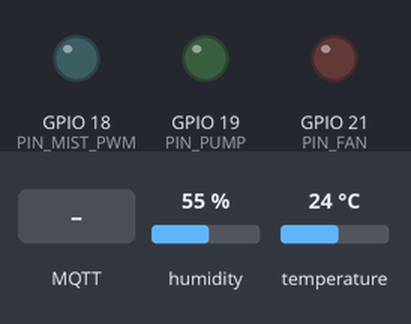
The sketch below on a simulated ESP32. On the bench: output pins drawn as LEDs (lit = HIGH). The test bench sets the inputs (shaded band); at power-on: humidity 55 %, temperature 24 °C. WiFi joins after 1.5 s; servers stay silent unless stated; a WiFi scan finds three made-up networks; random numbers use the default seed unless the sketch sets one; no MQTT or app messages arrive unless stated; what the sketch prints to the serial monitor is not drawn.

Above: at 1.7 s.
1.8 s: humidity set to 41 %
6.5 s: humidity set to 38 %
At 7.4 s:
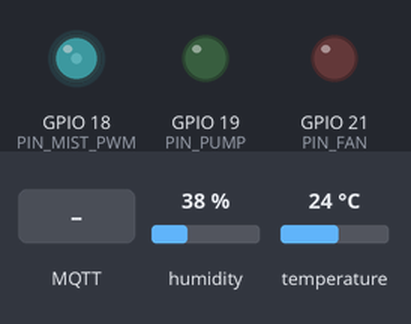
8.0 s: MQTT message "ON" arrives on the first subscribed topic
At 9.2 s:
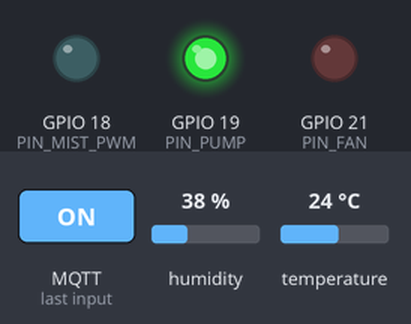
9.5 s: MQTT message "ON" arrives on the second subscribed topic
At 10.7 s:
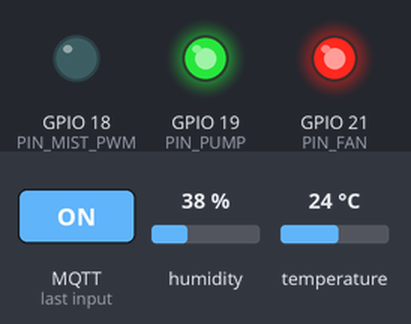
11.0 s: MQTT message "OFF" arrives on the first subscribed topic
At 11.6 s:
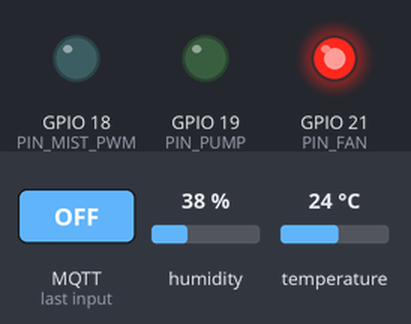
12.5 s: MQTT message "OFF" arrives on the second subscribed topic
At 12.8 s:
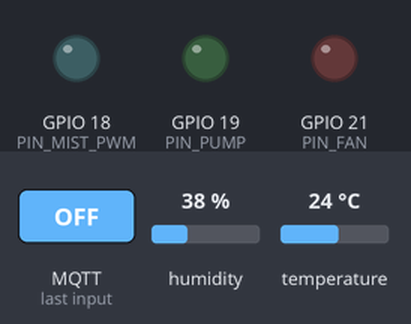
Timing chart, 0 to 15.1 s (numbered marks = the images above; inputs shaded):
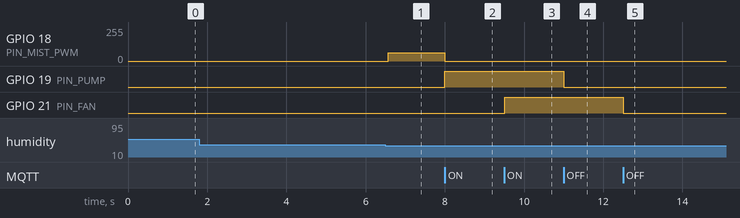

Measured:
- the behaviour switches between 40 and 39 % on humidity (found by bisection; images 0 and 1)
- after the input at 1.8 s, every drawn part: stays the same
- after the input at 6.5 s, GPIO 18 (PIN_MIST_PWM): 0/255 → 63/255 after 0.07 s
- after the input at 8.0 s, GPIO 18 (PIN_MIST_PWM): 63/255 → 0/255 at once; GPIO 19 (PIN_PUMP): LOW → HIGH at once
- after the input at 9.5 s, GPIO 21 (PIN_FAN): LOW → HIGH at once
- after the input at 11.0 s, GPIO 19 (PIN_PUMP): HIGH → LOW at once
- after the input at 12.5 s, GPIO 21 (PIN_FAN): HIGH → LOW at once

The sketch:

sketch.ino
```cpp
#include <Arduino.h>
#include <WiFi.h>
#include <PubSubClient.h>
#include <DHTesp.h>
#include <ArduinoJson.h>

// ===================== 1. ĐỊNH NGHĨA CHÂN PHẦN CỨNG =====================
#define PIN_DHT       15
#define PIN_MIST_PWM  18  // LED Cyan: Đại diện Máy phun sương (PWM)
#define PIN_PUMP      19  // LED Green: Đại diện Máy bơm nước
#define PIN_FAN       21  // LED Red: Đại diện Quạt thông gió

#define PWM_FREQ      5000
#define PWM_RES       8
#define PWM_CHANNEL   0

// ===================== 2. CẤU HÌNH WIFI & MQTT BROKER ===================
const char* HOME_WIFI_SSID = "TEN_WIFI_NHA_BAN";
const char* HOME_WIFI_PASS = "MAT_KHAU_WIFI_NHA_BAN";

const char* WOKWI_SSID     = "Wokwi-GUEST";
const char* WOKWI_PASS     = "";

const char* MQTT_BROKER    = "broker.emqx.io";
const int   MQTT_PORT      = 1883;

const char* TOPIC_TELEMETRY = "vuon/cafe_hotieu/telemetry";
const char* TOPIC_TEMP      = "vuon/cafe_hotieu/sensor/temp";
const char* TOPIC_HUM       = "vuon/cafe_hotieu/sensor/hum";
const char* TOPIC_STATUS    = "vuon/cafe_hotieu/status";
const char* TOPIC_LWT       = "vuon/cafe_hotieu/lwt";
const char* TOPIC_CMD_PUMP  = "vuon/cafe_hotieu/cmd/pump";
const char* TOPIC_CMD_FAN   = "vuon/cafe_hotieu/cmd/fan";
const char* TOPIC_CMD_MODE  = "vuon/cafe_hotieu/cmd/mode";

// ===================== 3. CẤU TRÚC DỮ LIỆU & RTOS HANDLES ===============
typedef struct {
  float temp;
  float hum;
  uint32_t ts;
  bool sensorError;
} SensorData_t;

QueueHandle_t dataQueue;
QueueHandle_t dataAlert;
SemaphoreHandle_t serialMutex;

volatile bool isAutoMode     = true;
volatile bool pumpState      = false;
volatile bool fanState       = false;
volatile int  mistPowerPct   = 0;
volatile bool stateChanged   = true;
String mistStatusText        = "ON DINH (40% - 60%)";

enum MistState_t {
  MIST_IDLE,
  MIST_ACTIVE,
  MIST_COOLDOWN
};
volatile MistState_t currentMistState = MIST_IDLE;
unsigned long stateStartTime = 0;
unsigned long activeDurationMs = 0;
const unsigned long COOLDOWN_DURATION_MS = 30000;
bool needHysteresisRecovery = false;

DHTesp dht;
WiFiClient espClient;
PubSubClient mqttClient(espClient);

// ===================== 4. HÀM TIỆN ÍCH ===================================
void setMistPWM(int percent) {
  mistPowerPct = percent;
  int duty = (percent * 255) / 100;
#if ESP_ARDUINO_VERSION >= ESP_ARDUINO_VERSION_VAL(3, 0, 0)
  ledcWrite(PIN_MIST_PWM, duty);
#else
  ledcWrite(PWM_CHANNEL, duty);
#endif
}

void safePrintln(String msg) {
  if (xSemaphoreTake(serialMutex, pdMS_TO_TICKS(200)) == pdTRUE) {
    Serial.println(msg);
    xSemaphoreGive(serialMutex);
  }
}

// ===================== 5. CALLBACK NHẬN LỆNH TỪ WEB ======================
void mqttCallback(char* topic, byte* payload, unsigned int length) {
  String msg = "";
  for (unsigned int i = 0; i < length; i++) {
    msg += (char)payload[i];
  }
  msg.trim();
  String topicStr = String(topic);

  // 1. Đổi chế độ AUTO / MANUAL
  if (topicStr == TOPIC_CMD_MODE) {
    if (msg.equalsIgnoreCase("MANUAL")) {
      isAutoMode = false;
      currentMistState = MIST_IDLE;
      needHysteresisRecovery = false;
      setMistPWM(0);
      mistStatusText = "MANUAL MODE";
      safePrintln("[Che do] -> CHUYEN SANG CHE DO THU CONG (MANUAL)");
    } else if (msg.equalsIgnoreCase("AUTO")) {
      isAutoMode = true;
      currentMistState = MIST_IDLE;
      mistStatusText = "AUTO STANDBY";
      safePrintln("[Che do] -> CHUYEN SANG CHE DO TU DONG (AUTO)");
    }
    stateChanged = true;
  }
  // 2. Điều khiển Máy bơm (Tự động chuyển sang MANUAL để người dùng toàn quyền)
  else if (topicStr == TOPIC_CMD_PUMP) {
    isAutoMode = false;
    currentMistState = MIST_IDLE;
    setMistPWM(0);
    mistStatusText = "MANUAL MODE";

    if (msg.equalsIgnoreCase("ON") || msg == "1") {
      pumpState = true;
      digitalWrite(PIN_PUMP, HIGH);
      safePrintln("[Dieu khien] -> MAY BOM: DANG HOAT DONG (ON) | Bom: DANG CHAY (ON) | Quat: " + String(fanState ? "DANG CHAY (ON)" : "TAT (OFF)"));
    } else if (msg.equalsIgnoreCase("OFF") || msg == "0") {
      pumpState = false;
      digitalWrite(PIN_PUMP, LOW);
      safePrintln("[Dieu khien] -> MAY BOM: DA TAT (OFF) | Bom: TAT (OFF) | Quat: " + String(fanState ? "DANG CHAY (ON)" : "TAT (OFF)"));
    }
    stateChanged = true;
  }
  // 3. Điều khiển Quạt thông gió (Tự động chuyển sang MANUAL để người dùng toàn quyền)
  else if (topicStr == TOPIC_CMD_FAN) {
    isAutoMode = false;
    currentMistState = MIST_IDLE;
    setMistPWM(0);
    mistStatusText = "MANUAL MODE";

    if (msg.equalsIgnoreCase("ON") || msg == "1") {
      fanState = true;
      digitalWrite(PIN_FAN, HIGH);
      safePrintln("[Dieu khien] -> QUAT THONG GIO: DANG HOAT DONG (ON) | Bom: " + String(pumpState ? "DANG CHAY (ON)" : "TAT (OFF)") + " | Quat: DANG CHAY (ON)");
    } else if (msg.equalsIgnoreCase("OFF") || msg == "0") {
      fanState = false;
      digitalWrite(PIN_FAN, LOW);
      safePrintln("[Dieu khien] -> QUAT THONG GIO: DA TAT (OFF) | Bom: " + String(pumpState ? "DANG CHAY (ON)" : "TAT (OFF)") + " | Quat: TAT (OFF)");
    }
    stateChanged = true;
  }
}

void publishDeviceStatus() {
  if (!mqttClient.connected()) return;
  JsonDocument doc;
  doc["mode"]       = isAutoMode ? "AUTO" : "MANUAL";
  doc["pump"]       = pumpState ? "ON" : "OFF";
  doc["fan"]        = fanState ? "ON" : "OFF";
  doc["mist"]       = mistPowerPct;
  doc["mistStatus"] = mistStatusText;

  char buffer[256];
  serializeJson(doc, buffer);
  mqttClient.publish(TOPIC_STATUS, buffer, true);
}

// ===================== 6. TASK 1: ĐỌC CẢM BIẾN (CORE 1) ==================
void TaskReadSensor(void* pvParameters) {
  float tempBuf[3] = {0}, humBuf[3] = {0};
  int bufIdx = 0, validCount = 0, errorStreak = 0;

  for (;;) {
    TempAndHumidity raw = dht.getTempAndHumidity();

    if (isnan(raw.temperature) || isnan(raw.humidity)) {
      errorStreak++;
      safePrintln("[Task Doc Data - Core " + String(xPortGetCoreID()) + "] CANH BAO: Loi doc cam bien DHT22! (Lan " + String(errorStreak) + ")");

      if (errorStreak >= 5) {
        SensorData_t errData = {0.0, -1.0, millis() / 1000, true};
        xQueueSend(dataQueue, &errData, pdMS_TO_TICKS(50));
        float safeHum = 50.0;
        xQueueOverwrite(dataAlert, &safeHum);
      }
    } else {
      errorStreak = 0;
      int prevIdx = (bufIdx + 2) % 3;

      if (validCount > 0 && (abs(raw.humidity - humBuf[prevIdx]) > 2.0 || abs(raw.temperature - tempBuf[prevIdx]) > 1.0)) {
        for (int i = 0; i < 3; i++) {
          tempBuf[i] = raw.temperature;
          humBuf[i]  = raw.humidity;
        }
        validCount = 3;
      } else {
        tempBuf[bufIdx] = raw.temperature;
        humBuf[bufIdx]  = raw.humidity;
        bufIdx = (bufIdx + 1) % 3;
        if (validCount < 3) validCount++;
      }

      float avgTemp = 0, avgHum = 0;
      for (int i = 0; i < validCount; i++) {
        avgTemp += tempBuf[i];
        avgHum  += humBuf[i];
      }
      avgTemp /= validCount;
      avgHum  /= validCount;

      SensorData_t cleanData;
      cleanData.temp        = round(avgTemp * 10.0) / 10.0;
      cleanData.hum         = round(avgHum * 10.0) / 10.0;
      cleanData.ts          = millis() / 1000;
      cleanData.sensorError = false;

      // Khớp chính xác chuỗi định dạng ở Kịch bản 1 & 6
      String logMsg = "[Task Doc Data - Core " + String(xPortGetCoreID()) + "] "
                    + "Nhiet do: " + String(cleanData.temp, 1) + " C | "
                    + "Do am: " + String(cleanData.hum, 1) + " % | "
                    + "Che do: " + (isAutoMode ? "AUTO" : "MANUAL")
                    + " | Phun suong: " + String(mistPowerPct) + "%"
                    + " | Bom: " + (pumpState ? "DANG CHAY (ON)" : "TAT (OFF)")
                    + " | Quat: " + (fanState ? "DANG CHAY (ON)" : "TAT (OFF)");
      safePrintln(logMsg);

      xQueueSend(dataQueue, &cleanData, pdMS_TO_TICKS(50));
      xQueueOverwrite(dataAlert, &cleanData.hum);
    }

    vTaskDelay(pdMS_TO_TICKS(2000));
  }
}

// ===================== 7. TASK 2: CẢNH BÁO & ĐIỀU KHIỂN (CORE 1) =========
void TaskAlertControl(void* pvParameters) {
  float currentHum = 52.0;

  for (;;) {
    xQueueReceive(dataAlert, &currentHum, pdMS_TO_TICKS(50));
    unsigned long now = millis();

    if (isAutoMode) {
      // Kịch bản 6a: Quá ẩm (> 60%) -> Tắt phun sương, tự động bật Quạt thông gió
      if (currentHum > 60.0) {
        if (currentMistState != MIST_IDLE || mistPowerPct > 0) {
          setMistPWM(0);
          currentMistState = MIST_IDLE;
          needHysteresisRecovery = false;
        }
        if (!fanState) {
          fanState = true;
          digitalWrite(PIN_FAN, HIGH);
          stateChanged = true;
          safePrintln("[Task Canh Bao - Core " + String(xPortGetCoreID()) + "] Do am > 60%! Tat phun suong & Bat Quat chong nam.");
        }
        mistStatusText = "QUA AM (>60%) - DANG THONG GIO";
      }
      else {
        if (fanState && currentHum <= 58.0) {
          fanState = false;
          digitalWrite(PIN_FAN, LOW);
          stateChanged = true;
          safePrintln("[Task Canh Bao - Core " + String(xPortGetCoreID()) + "] Do am an toan (<= 58%) -> Tat Quat chong nam.");
        }

        // Kịch bản 5: Ngưỡng nghỉ Hysteresis >= 45.0%
        if (currentHum >= 45.0) {
          needHysteresisRecovery = false;
          if (currentMistState == MIST_IDLE && mistPowerPct == 0) {
            mistStatusText = "ON DINH (40% - 60%)";
          }
        }

        switch (currentMistState) {
          case MIST_IDLE:
            if (currentHum < 40.0 || (needHysteresisRecovery && currentHum < 45.0)) {
              needHysteresisRecovery = true;
              stateStartTime = now;
              currentMistState = MIST_ACTIVE;

              if (currentHum < 30.0) {
                // Kịch bản 4: Mức 3 (< 30%) -> 100% trong 30s
                setMistPWM(100);
                activeDurationMs = 30000;
                mistStatusText = "PHUN 100% (30s) - Am < 30%";
                safePrintln("[Task Canh Bao - Core " + String(xPortGetCoreID()) + "] CANH BAO DO (<30%): Bat phun suong 100% trong 30s!");
              }
              else if (currentHum < 35.0) {
                // Kịch bản 3: Mức 2 (30% - 35%) -> 50% trong 20s
                setMistPWM(50);
                activeDurationMs = 20000;
                mistStatusText = "PHUN 50% (20s) - Am 30-35%";
                safePrintln("[Task Canh Bao - Core " + String(xPortGetCoreID()) + "] CANH BAO VANG (30-35%): Bat phun suong 50% trong 20s!");
              }
              else {
                // Kịch bản 2 & 5: Mức 1 (35% - 40% hoặc bù Hysteresis 40% - 45%) -> 25% trong 10s
                setMistPWM(25);
                activeDurationMs = 10000;
                mistStatusText = "PHUN 25% (10s) - Am 35-40%";
                safePrintln("[Task Canh Bao - Core " + String(xPortGetCoreID()) + "] CANH BAO NHE (35-40%): Bat phun suong 25% trong 10s!");
              }
              stateChanged = true;
            }
            break;

          case MIST_ACTIVE:
            if (now - stateStartTime >= activeDurationMs) {
              setMistPWM(0);
              currentMistState = MIST_COOLDOWN;
              stateStartTime = now;
              mistStatusText = "COOLDOWN (Nghi 30s cho khuech tan)";
              stateChanged = true;
              safePrintln("[Task Canh Bao - Core " + String(xPortGetCoreID()) + "] Hoan tat chu ky phun -> Chuyen sang Cooldown 30s.");
            }
            break;

          case MIST_COOLDOWN:
            if (now - stateStartTime >= COOLDOWN_DURATION_MS) {
              currentMistState = MIST_IDLE;
              mistStatusText = "DANG DANH GIA LAI DO AM";
              stateChanged = true;
              safePrintln("[Task Canh Bao - Core " + String(xPortGetCoreID()) + "] Het thoi gian Cooldown -> San sang chu ky do moi.");
            }
            break;
        }
      }
    }
  }
}

// ===================== 8. TASK 3: TRUYỀN NHẬN WIFI & MQTT (CORE 0) =======
void TaskMqttComm(void* pvParameters) {
  unsigned long lastWifiCheck = 0;
  unsigned long lastMqttRetry = 0;
  bool useWokwiWifi = false;
  SensorData_t rxData;

  WiFi.mode(WIFI_STA);

  int n = WiFi.scanNetworks();
  for (int i = 0; i < n; i++) {
    if (WiFi.SSID(i) == String(WOKWI_SSID)) {
      useWokwiWifi = true;
      break;
    }
  }

  if (useWokwiWifi) {
    safePrintln("[Task Truyen Data - Core 0] Ket noi qua mang may tinh (Wokwi-GUEST)...");
    WiFi.begin(WOKWI_SSID, WOKWI_PASS);
  } else {
    safePrintln("[Task Truyen Data - Core 0] Ket noi WiFi: " + String(HOME_WIFI_SSID));
    WiFi.begin(HOME_WIFI_SSID, HOME_WIFI_PASS);
  }

  mqttClient.setServer(MQTT_BROKER, MQTT_PORT);
  mqttClient.setCallback(mqttCallback);

  for (;;) {
    unsigned long now = millis();

    if (WiFi.status() != WL_CONNECTED) {
      if (now - lastWifiCheck >= 5000) {
        lastWifiCheck = now;
        safePrintln("[Task Truyen Data - Core 0] Dang thu ket noi lai WiFi...");
        WiFi.reconnect();
      }
      vTaskDelay(pdMS_TO_TICKS(100));
      continue;
    }

    if (!mqttClient.connected()) {
      if (now - lastMqttRetry >= 5000) {
        lastMqttRetry = now;
        String clientId = "ESP32_CoffeeGarden_" + String(random(1000, 9999));
        safePrintln("[Task Truyen Data - Core 0] Dang ket noi MQTT Broker...");

        if (mqttClient.connect(clientId.c_str(), TOPIC_LWT, 1, true, "offline")) {
          safePrintln("[Task Truyen Data - Core 0] Da ket noi MQTT thanh cong!");
          mqttClient.publish(TOPIC_LWT, "online", true);

          mqttClient.subscribe(TOPIC_CMD_PUMP, 1);
          mqttClient.subscribe(TOPIC_CMD_FAN, 1);
          mqttClient.subscribe(TOPIC_CMD_MODE, 1);

          publishDeviceStatus();
        } else {
          safePrintln("[Task Truyen Data - Core 0] Loi MQTT rc=" + String(mqttClient.state()));
        }
      }
    } else {
      mqttClient.loop();

      if (stateChanged) {
        stateChanged = false;
        publishDeviceStatus();
      }

      if (xQueueReceive(dataQueue, &rxData, 0) == pdPASS) {
        mqttClient.publish(TOPIC_TEMP, String(rxData.temp, 1).c_str());
        mqttClient.publish(TOPIC_HUM, String(rxData.hum, 1).c_str());

        JsonDocument doc;
        doc["t"]          = rxData.temp;
        doc["h"]          = rxData.hum;
        doc["mist"]       = mistPowerPct;
        doc["mistStatus"] = mistStatusText;
        doc["pump"]       = pumpState ? "ON" : "OFF";
        doc["fan"]        = fanState ? "ON" : "OFF";
        doc["mode"]       = isAutoMode ? "AUTO" : "MANUAL";
        doc["error"]      = rxData.sensorError;
        doc["ts"]         = rxData.ts;

        char jsonBuffer[256];
        serializeJson(doc, jsonBuffer);
        mqttClient.publish(TOPIC_TELEMETRY, jsonBuffer);
      }
    }

    vTaskDelay(pdMS_TO_TICKS(10));
  }
}

// ===================== 9. HÀM KHỞI TẠO HỆ THỐNG (SETUP) ==================
void setup() {
  Serial.begin(115200);
  delay(500);
  Serial.println("\n=======================================================");
  Serial.println("HE THONG GIAM SAT & DIEU KHIEN VUON CA PHE / HO TIEU");
  Serial.println("=======================================================");

  pinMode(PIN_PUMP, OUTPUT);
  pinMode(PIN_FAN, OUTPUT);
  digitalWrite(PIN_PUMP, LOW);
  digitalWrite(PIN_FAN, LOW);

#if ESP_ARDUINO_VERSION >= ESP_ARDUINO_VERSION_VAL(3, 0, 0)
  ledcAttach(PIN_MIST_PWM, PWM_FREQ, PWM_RES);
#else
  ledcSetup(PWM_CHANNEL, PWM_FREQ, PWM_RES);
  ledcAttachPin(PIN_MIST_PWM, PWM_CHANNEL);
#endif
  setMistPWM(0);

  dht.setup(PIN_DHT, DHTesp::DHT22);

  dataQueue   = xQueueCreate(10, sizeof(SensorData_t));
  dataAlert   = xQueueCreate(1, sizeof(float));
  serialMutex = xSemaphoreCreateMutex();

  if (dataQueue == NULL || dataAlert == NULL || serialMutex == NULL) {
    while (1);
  }

  BaseType_t appCore = (portNUM_PROCESSORS > 1) ? 1 : 0;

  xTaskCreatePinnedToCore(TaskMqttComm, "Task_TruyenData", 8192, NULL, 1, NULL, 0);
  xTaskCreatePinnedToCore(TaskReadSensor, "Task_DocData", 4096, NULL, 2, NULL, appCore);
  xTaskCreatePinnedToCore(TaskAlertControl, "Task_CanhBao", 4096, NULL, 3, NULL, appCore);
}

void loop() {
  vTaskDelete(NULL);
}
```
